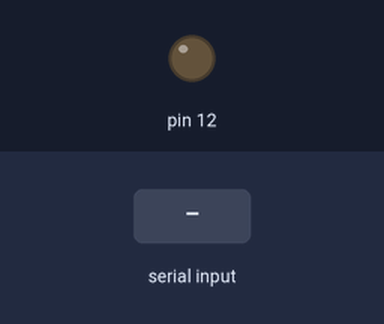
This sketch was run on a simulated Arduino Uno, built with avr-gcc and run on an emulated ATmega328P. Parts: output pins drawn as LEDs (lit = HIGH). Inputs (shaded band) come from the test bench.

Above: at 1.2 s.
1.3 s: "1" received over Serial
At 2.2 s:
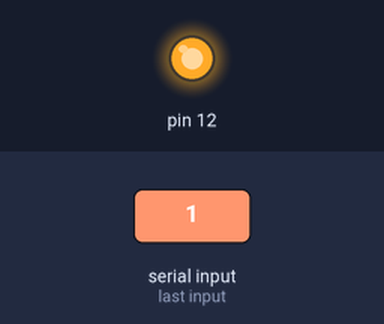
2.9 s: "0" received over Serial
At 3.5 s:
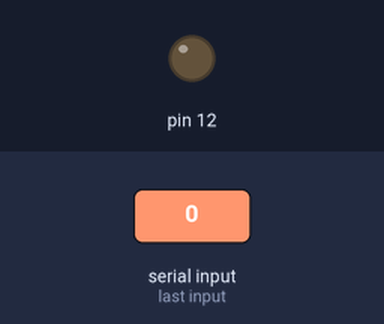
Timing chart, 0 to 5.9 s (numbered marks = the images above; inputs shaded):
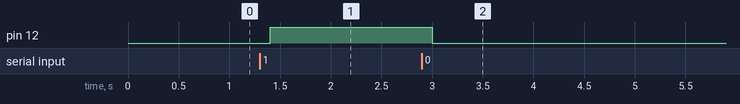

The sketch:

VBArduino.ino
```cpp
void setup() {
  pinMode(12,OUTPUT);
  Serial.begin(9600);
}

void loop() {
  int OnOff;
  if (Serial.available()){
    delay(100);
    while (Serial.available() > 0){
      OnOff = Serial.read();
      if(OnOff=='1') {digitalWrite(12,HIGH);}
      else if (OnOff=='0') {digitalWrite(12,LOW);}
      }
   }

}
```

Measured:
- after the input at 1.3 s, pin 12: LOW → HIGH after 0.10 s
- after the input at 2.9 s, pin 12: HIGH → LOW after 0.10 s
